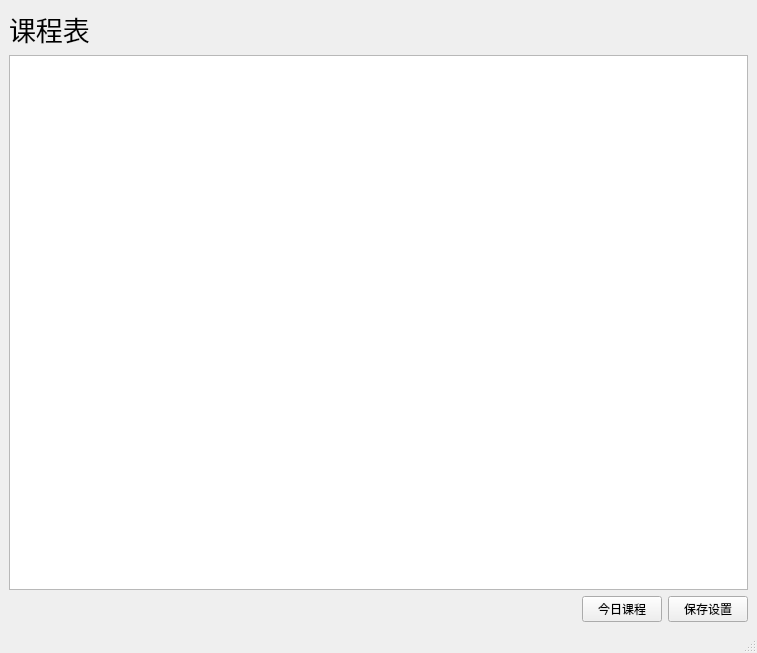
<?xml version="1.0" encoding="UTF-8"?>
<ui version="4.0">
 <class>MainWindow</class>
 <widget class="QMainWindow" name="MainWindow">
  <property name="geometry">
   <rect>
    <x>0</x>
    <y>0</y>
    <width>757</width>
    <height>653</height>
   </rect>
  </property>
  <property name="windowTitle">
   <string>课程表-主页</string>
  </property>
  <widget class="QWidget" name="centralwidget">
   <layout class="QVBoxLayout" name="verticalLayout">
    <item>
     <widget class="QLabel" name="label">
      <property name="font">
       <font>
        <family>Arial</family>
        <pointsize>20</pointsize>
       </font>
      </property>
      <property name="text">
       <string>课程表</string>
      </property>
     </widget>
    </item>
    <item>
     <widget class="QTableWidget" name="courseTable"/>
    </item>
    <item>
     <layout class="QHBoxLayout" name="horizontalLayout">
      <item>
       <spacer name="horizontalSpacer">
        <property name="orientation">
         <enum>Qt::Horizontal</enum>
        </property>
        <property name="sizeHint" stdset="0">
         <size>
          <width>40</width>
          <height>20</height>
         </size>
        </property>
       </spacer>
      </item>
      <item>
       <widget class="QPushButton" name="viewBtn">
        <property name="text">
         <string>今日课程</string>
        </property>
       </widget>
      </item>
      <item>
       <widget class="QPushButton" name="saveBtn">
        <property name="text">
         <string>保存设置</string>
        </property>
       </widget>
      </item>
     </layout>
    </item>
   </layout>
  </widget>
  <widget class="QMenuBar" name="menubar">
   <property name="geometry">
    <rect>
     <x>0</x>
     <y>0</y>
     <width>757</width>
     <height>26</height>
    </rect>
   </property>
  </widget>
  <widget class="QStatusBar" name="statusbar"/>
 </widget>
 <resources/>
 <connections/>
</ui>
